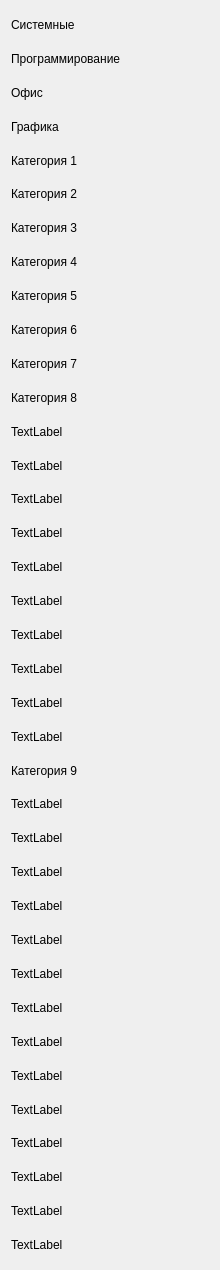
        <widget class="QWidget" name="scrollAreaWidgetContents">
         <property name="geometry">
          <rect>
           <x>0</x>
           <y>0</y>
           <width>220</width>
           <height>1270</height>
          </rect>
         </property>
         <layout class="QGridLayout" name="gridLayout_3">
          <item row="20" column="0">
           <widget class="QLabel" name="label_123">
            <property name="text">
             <string>TextLabel</string>
            </property>
           </widget>
          </item>
          <item row="30" column="0">
           <widget class="QLabel" name="label_113">
            <property name="text">
             <string>TextLabel</string>
            </property>
           </widget>
          </item>
          <item row="3" column="0">
           <widget class="QLabel" name="label_7">
            <property name="text">
             <string>Графика</string>
            </property>
           </widget>
          </item>
          <item row="6" column="0">
           <widget class="QLabel" name="label_10">
            <property name="text">
             <string>Категория 3</string>
            </property>
           </widget>
          </item>
          <item row="31" column="0">
           <widget class="QLabel" name="label_91">
            <property name="text">
             <string>TextLabel</string>
            </property>
           </widget>
          </item>
          <item row="26" column="0">
           <widget class="QLabel" name="label_117">
            <property name="text">
             <string>TextLabel</string>
            </property>
           </widget>
          </item>
          <item row="18" column="0">
           <widget class="QLabel" name="label_125">
            <property name="text">
             <string>TextLabel</string>
            </property>
           </widget>
          </item>
          <item row="5" column="0">
           <widget class="QLabel" name="label_9">
            <property name="text">
             <string>Категория 2</string>
            </property>
           </widget>
          </item>
          <item row="21" column="0">
           <widget class="QLabel" name="label_122">
            <property name="text">
             <string>TextLabel</string>
            </property>
           </widget>
          </item>
          <item row="14" column="0">
           <widget class="QLabel" name="label_129">
            <property name="text">
             <string>TextLabel</string>
            </property>
           </widget>
          </item>
          <item row="23" column="0">
           <widget class="QLabel" name="label_120">
            <property name="text">
             <string>TextLabel</string>
            </property>
           </widget>
          </item>
          <item row="0" column="0">
           <widget class="QLabel" name="label_4">
            <property name="text">
             <string>Системные</string>
            </property>
           </widget>
          </item>
          <item row="19" column="0">
           <widget class="QLabel" name="label_124">
            <property name="text">
             <string>TextLabel</string>
            </property>
           </widget>
          </item>
          <item row="36" column="0">
           <widget class="QLabel" name="label_66">
            <property name="text">
             <string>TextLabel</string>
            </property>
           </widget>
          </item>
          <item row="17" column="0">
           <widget class="QLabel" name="label_126">
            <property name="text">
             <string>TextLabel</string>
            </property>
           </widget>
          </item>
          <item row="22" column="0">
           <widget class="QLabel" name="label_16">
            <property name="text">
             <string>Категория 9</string>
            </property>
           </widget>
          </item>
          <item row="34" column="0">
           <widget class="QLabel" name="label_89">
            <property name="text">
             <string>TextLabel</string>
            </property>
           </widget>
          </item>
          <item row="2" column="0">
           <widget class="QLabel" name="label_6">
            <property name="text">
             <string>Офис</string>
            </property>
           </widget>
          </item>
          <item row="11" column="0">
           <widget class="QLabel" name="label_15">
            <property name="text">
             <string>Категория 8</string>
            </property>
           </widget>
          </item>
          <item row="28" column="0">
           <widget class="QLabel" name="label_115">
            <property name="text">
             <string>TextLabel</string>
            </property>
           </widget>
          </item>
          <item row="9" column="0">
           <widget class="QLabel" name="label_13">
            <property name="text">
             <string>Категория 6</string>
            </property>
           </widget>
          </item>
          <item row="15" column="0">
           <widget class="QLabel" name="label_128">
            <property name="text">
             <string>TextLabel</string>
            </property>
           </widget>
          </item>
          <item row="7" column="0">
           <widget class="QLabel" name="label_11">
            <property name="text">
             <string>Категория 4</string>
            </property>
           </widget>
          </item>
          <item row="1" column="0">
           <widget class="QLabel" name="label_5">
            <property name="text">
             <string>Программирование</string>
            </property>
           </widget>
          </item>
          <item row="10" column="0">
           <widget class="QLabel" name="label_14">
            <property name="text">
             <string>Категория 7</string>
            </property>
           </widget>
          </item>
          <item row="25" column="0">
           <widget class="QLabel" name="label_118">
            <property name="text">
             <string>TextLabel</string>
            </property>
           </widget>
          </item>
          <item row="29" column="0">
           <widget class="QLabel" name="label_114">
            <property name="text">
             <string>TextLabel</string>
            </property>
           </widget>
          </item>
          <item row="32" column="0">
           <widget class="QLabel" name="label_17">
            <property name="text">
             <string>TextLabel</string>
            </property>
           </widget>
          </item>
          <item row="33" column="0">
           <widget class="QLabel" name="label_90">
            <property name="text">
             <string>TextLabel</string>
            </property>
           </widget>
          </item>
          <item row="24" column="0">
           <widget class="QLabel" name="label_119">
            <property name="text">
             <string>TextLabel</string>
            </property>
           </widget>
          </item>
          <item row="16" column="0">
           <widget class="QLabel" name="label_121">
            <property name="text">
             <string>TextLabel</string>
            </property>
           </widget>
          </item>
          <item row="8" column="0">
           <widget class="QLabel" name="label_12">
            <property name="text">
             <string>Категория 5</string>
            </property>
           </widget>
          </item>
          <item row="12" column="0">
           <widget class="QLabel" name="label_127">
            <property name="text">
             <string>TextLabel</string>
            </property>
           </widget>
          </item>
          <item row="4" column="0">
           <widget class="QLabel" name="label_8">
            <property name="text">
             <string>Категория 1</string>
            </property>
           </widget>
          </item>
          <item row="35" column="0">
           <widget class="QLabel" name="label_67">
            <property name="text">
             <string>TextLabel</string>
            </property>
           </widget>
          </item>
          <item row="27" column="0">
           <widget class="QLabel" name="label_116">
            <property name="text">
             <string>TextLabel</string>
            </property>
           </widget>
          </item>
          <item row="13" column="0">
           <widget class="QLabel" name="label_130">
            <property name="text">
             <string>TextLabel</string>
            </property>
           </widget>
          </item>
         </layout>
        </widget>
